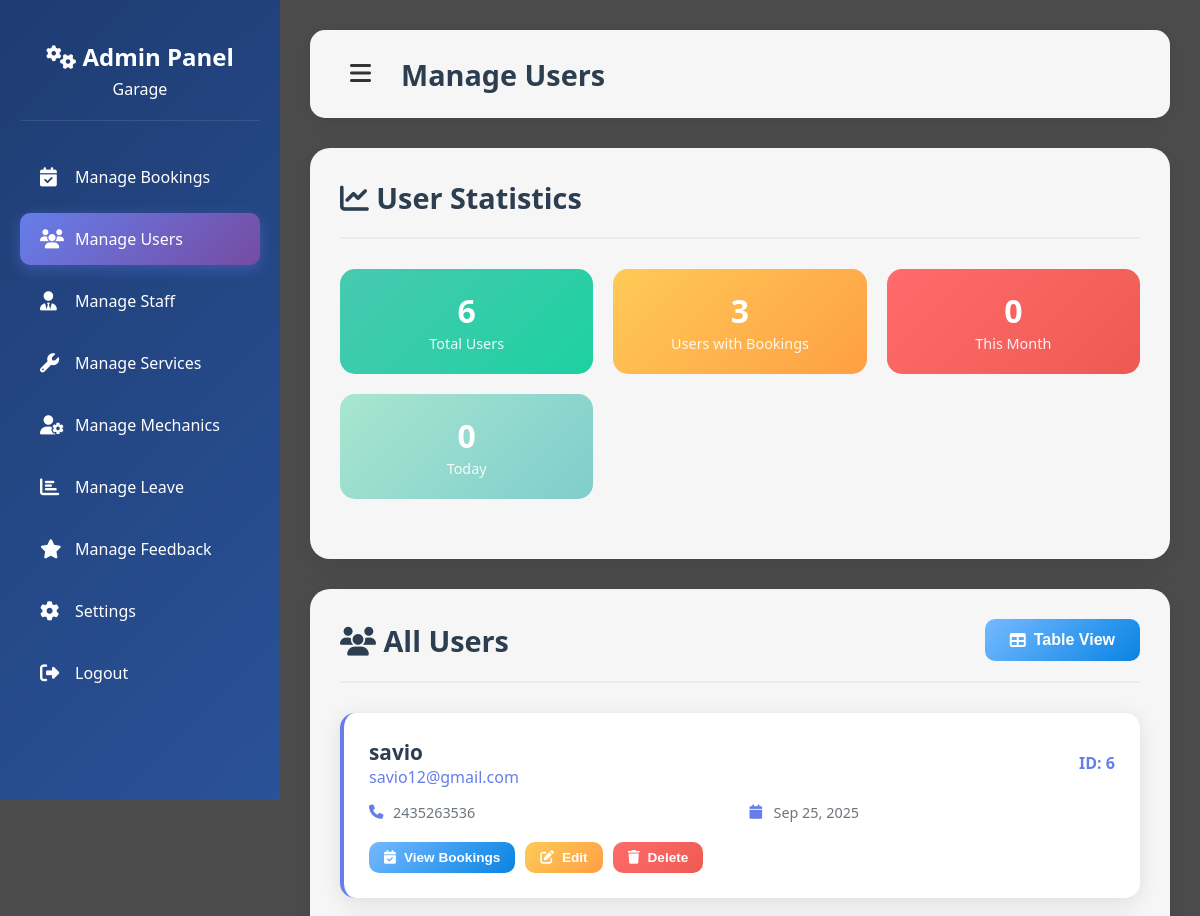
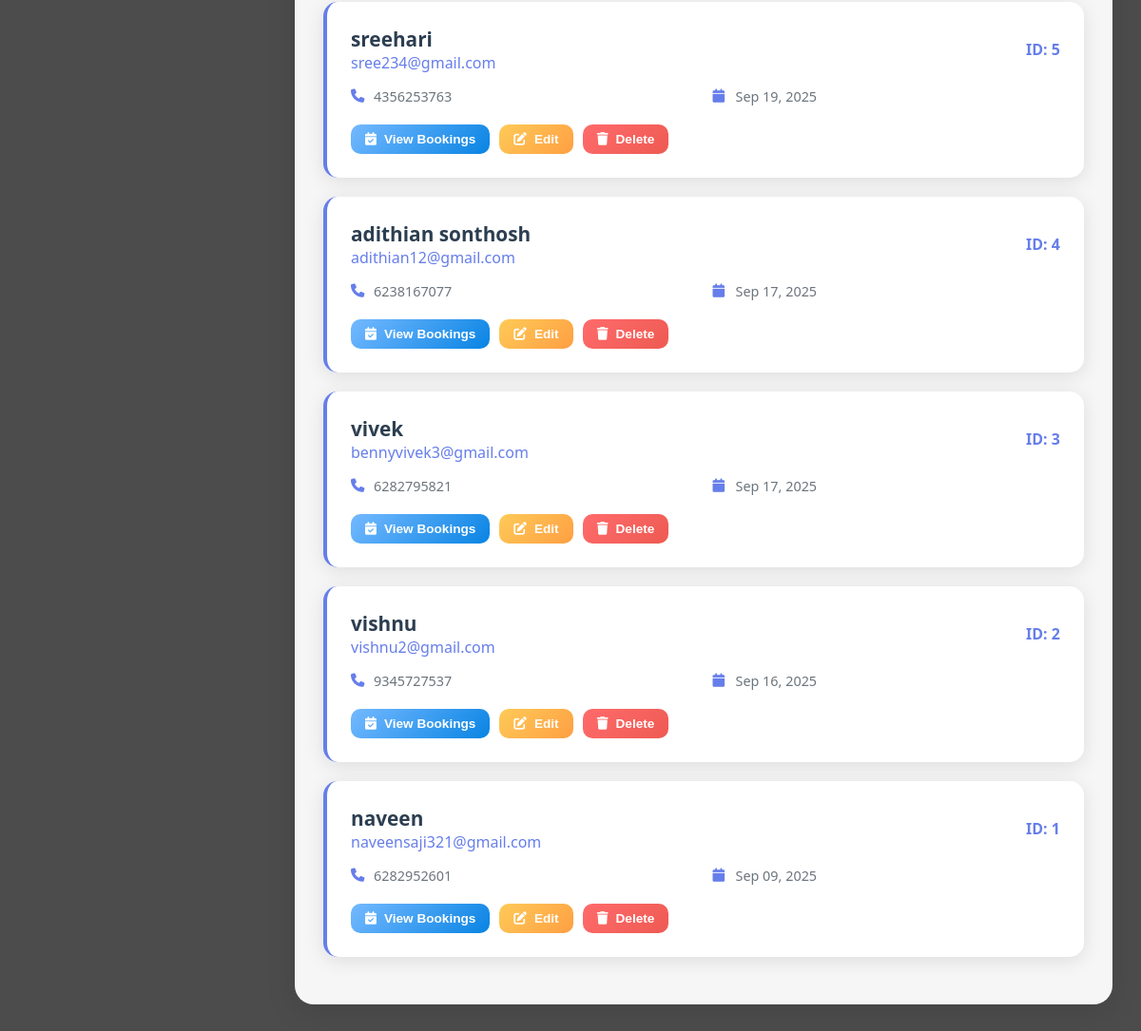
Screenshot of /manage_users.php (signed in) with the database file from the repository (2 pictures, top to bottom).
### tables this page shows
CREATE TABLE `register` (
  `user_id` int(11) NOT NULL,
  `name` varchar(30) DEFAULT NULL,
  `email` varchar(50) DEFAULT NULL,
  `password` varchar(255) DEFAULT NULL,
  `phonenumber` varchar(10) DEFAULT NULL,
  `profile_picture` varchar(255) DEFAULT NULL,
  `created_at` timestamp NOT NULL DEFAULT current_timestamp()
);

### manage_users.php (the view, shortened to what this page needs)
<?php
$host = "localhost";
$user = "root";
$pass = "";
$db   = "login";
$conn = new mysqli($host, $user, $pass, $db);
$users_query = "SELECT * FROM register ORDER BY created_at DESC";
$users_result = $conn->query($users_query);
$total_users_query = "SELECT COUNT(*) as total FROM register";
$total_users_result = $conn->query($total_users_query);
$total_users = $total_users_result->fetch_assoc()['total'];
$users_with_bookings_query = "SELECT COUNT(DISTINCT user_id) as count FROM bookings";
$users_with_bookings_result = $conn->query($users_with_bookings_query);
$users_with_bookings = $users_with_bookings_result->fetch_assoc()['count'];
$this_month_query = "SELECT COUNT(*) as count FROM register WHERE MONTH(created_at) = MONTH(CURDATE()) AND YEAR(created_at) = YEAR(CURDATE())";
$this_month_result = $conn->query($this_month_query);
$this_month_users = $this_month_result->fetch_assoc()['count'];
$today_query = "SELECT COUNT(*) as count FROM register WHERE DATE(created_at) = CURDATE()";
$today_result = $conn->query($today_query);
$today_users = $today_result->fetch_assoc()['count'];
?>
<!DOCTYPE html>
<html lang="en">
<head>
    <link href="https://cdnjs.cloudflare.com/ajax/libs/font-awesome/6.4.0/css/all.min.css" rel="stylesheet">
</head>
<body>
    <aside class="sidebar" id="sidebar">
        <div class="sidebar-header">
            <h2><i class="fas fa-cogs"></i> Admin Panel</h2>
            <p>Garage</p>
        </div>
        <nav>
            <ul class="nav-menu">
                <li class="nav-item">
                    <a href="adminbookingview.php" class="nav-link">
                        <i class="fas fa-calendar-check"></i>
                        <span>Manage Bookings</span>
                    </a>
                </li>
                <li class="nav-item">
                    <a href="manage_users.php" class="nav-link active">
                        <i class="fas fa-users"></i>
                        <span>Manage Users</span>
                    </a>
                </li>
                <li class="nav-item">
                    <a href="manage_staff.php" class="nav-link">
                        <i class="fas fa-user-tie"></i>
                        <span>Manage Staff</span>
                    </a>
                </li>
                <li class="nav-item">
                    <a href="admin.php" class="nav-link">
                        <i class="fas fa-wrench"></i>
                        <span>Manage Services</span>
                    </a>
                </li>
                 <li class="nav-item">
                    <a href="manage_mechanics.php" class="nav-link">
                        <i class="fas fa-user-cog"></i>
                        <span>Manage Mechanics</span>
                    </a>
                </li>
                <li class="nav-item">
                    <a href="manage_leaves.php" class="nav-link">
                        <i class="fas fa-chart-bar"></i>
                        <span>Manage Leave</span>
                    </a>
                </li>
                 <li class="nav-item">
                    <a href="manage_feedback.php" class="nav-link">
                        <i class="fas fa-star"></i>
                        <span>Manage Feedback</span>
                    </a>
                </li>
                <li class="nav-item">
                    <a href="settingsadmin.php" class="nav-link">
                        <i class="fas fa-cog"></i>
                        <span>Settings</span>
                    </a>
                </li>
                <li class="nav-item">
                    <a href="logout.php" class="nav-link">
                        <i class="fas fa-sign-out-alt"></i>
                        <span>Logout</span>
                    </a>
                </li>
            </ul>
        </nav>
    </aside>
    <main class="main-content" id="mainContent">
        <div class="top-bar">
            <div style="display: flex; align-items: center; gap: 20px;">
                <button class="menu-toggle" onclick="toggleSidebar()">
                    <i class="fas fa-bars"></i>
                </button>
                <h1>Manage Users</h1>
            </div>
        </div>
        <div class="content-card">
            <div class="content-header">
                <h2><i class="fas fa-chart-line"></i> User Statistics</h2>
            </div>
            <div class="stats-grid">
                <div class="stat-item users">
                    <span class="stat-number"><?php echo $total_users; ?></span>
                    <span class="stat-label">Total Users</span>
                </div>
                <div class="stat-item bookings">
                    <span class="stat-number"><?php echo $users_with_bookings; ?></span>
                    <span class="stat-label">Users with Bookings</span>
                </div>
                <div class="stat-item month">
                    <span class="stat-number"><?php echo $this_month_users; ?></span>
                    <span class="stat-label">This Month</span>
                </div>
                <div class="stat-item today">
                    <span class="stat-number"><?php echo $today_users; ?></span>
                    <span class="stat-label">Today</span>
                </div>
            </div>
        </div>
        <div class="content-card">
            <div class="content-header">
                <h2><i class="fas fa-users"></i> All Users</h2>
                <div>
                    <button class="btn btn-info" onclick="toggleView()">
                        <i class="fas fa-table"></i> <span id="viewToggleText">Table View</span>
                    </button>
                </div>
            </div>
            <div id="cardView">
                <?php if ($users_result && $users_result->num_rows > 0): ?>
                    <?php while ($user = $users_result->fetch_assoc()): ?>
                        <div class="user-card">
                            <div class="user-header">
                                <div>
                                    <div class="user-name"><?php echo htmlspecialchars($user['name']); ?></div>
                                    <div class="user-email"><?php echo htmlspecialchars($user['email']); ?></div>
                                </div>
                                <div>
                                    <span class="stat-number" style="font-size: 1rem; color: #667eea;">
                                        ID: <?php echo $user['user_id']; ?>
                                    </span>
                                </div>
                            </div>
                            <div class="user-details">
                                <div class="detail-item">
                                    <i class="fas fa-phone"></i>
                                    <?php echo htmlspecialchars($user['phonenumber']); ?>
                                </div>
                                <div class="detail-item">
                                    <i class="fas fa-calendar"></i>
                                    <?php echo date('M d, Y', strtotime($user['created_at'])); ?>
                                </div>
                            </div>
                            <div class="user-actions">
                                <button class="btn btn-info btn-sm" onclick="viewUserBookings(<?php echo $user['user_id']; ?>, '<?php echo htmlspecialchars($user['name']); ?>')">
                                    <i class="fas fa-calendar-check"></i> View Bookings
                                </button>
                                <button class="btn btn-warning btn-sm" onclick="editUser(
                                    <?php echo $user['user_id']; ?>,
                                    '<?php echo htmlspecialchars(addslashes($user['name'])); ?>',
                                    '<?php echo htmlspecialchars(addslashes($user['email'])); ?>',
                                    '<?php echo htmlspecialchars(addslashes($user['phonenumber'])); ?>'
                                )">
                                    <i class="fas fa-edit"></i> Edit
                                </button>
                                <form method="POST" action="manage_users.php" style="display:inline-block;" onsubmit="return confirm('Are you sure you want to delete this user? This will also delete all their bookings and vehicles.')">
                                    <button type="submit" class="btn btn-danger btn-sm">
                                        <i class="fas fa-trash"></i> Delete
                                    </button>
                                </form>
                            </div>
                        </div>
                    <?php endwhile; ?>
                <?php else: ?>
                    <p>No users found.</p>
                <?php endif; ?>
            </div>
        </div>
    </main>
</body>
</html>

### manage_users.php (style rules this page uses)
* { margin: 0; padding: 0; box-sizing: border-box; }
body { font-family: 'Segoe UI', Tahoma, Geneva, Verdana, sans-serif; background: url('images/admin.jpg') center/cover no-repeat fixed; min-height: 100vh; position: relative; }
body::before { content: ''; position: fixed; inset: 0; background: rgba(0, 0, 0, 0.7); z-index: -1; }
.sidebar { position: fixed; left: 0; top: 0; width: 280px; height: 100vh; background: linear-gradient(135deg, #1e3c72, #2a5298); color: white; padding: 20px; overflow-y: auto; z-index: 1000; transition: transform 0.3s ease; }
.sidebar-header { text-align: center; padding: 20px 0; border-bottom: 1px solid rgba(255, 255, 255, 0.1); margin-bottom: 30px; }
.sidebar-header h2 { font-size: 1.5rem; margin-bottom: 5px; }
.nav-menu { list-style: none; }
.nav-item { margin-bottom: 10px; }
.nav-link { display: flex; align-items: center; padding: 15px 20px; color: white; text-decoration: none; border-radius: 10px; transition: all 0.3s ease; }
.nav-link.active { background: linear-gradient(135deg, #667eea, #764ba2); box-shadow: 0 4px 15px rgba(102, 126, 234, 0.4); }
.nav-link i { margin-right: 15px; font-size: 1.2rem; width: 20px; }
.main-content { margin-left: 280px; padding: 30px; min-height: 100vh; transition: margin-left 0.3s ease; }
.top-bar { background: rgba(255, 255, 255, 0.95); backdrop-filter: blur(10px); padding: 20px 30px; border-radius: 15px; margin-bottom: 30px; display: flex; justify-content: space-between; align-items: center; box-shadow: 0 4px 20px rgba(0, 0, 0, 0.1); }
.menu-toggle { background: none; border: none; font-size: 1.5rem; color: #333; cursor: pointer; padding: 10px; border-radius: 5px; transition: background 0.3s ease; }
.top-bar h1 { color: #2c3e50; font-size: 1.8rem; }
.content-card { background: rgba(255, 255, 255, 0.95); backdrop-filter: blur(10px); padding: 30px; border-radius: 20px; box-shadow: 0 8px 32px rgba(0, 0, 0, 0.1); margin-bottom: 30px; }
.content-header { display: flex; justify-content: space-between; align-items: center; margin-bottom: 30px; padding-bottom: 20px; border-bottom: 2px solid #e9ecef; }
.content-header h2 { color: #2c3e50; font-size: 1.8rem; }
.stats-grid { display: grid; grid-template-columns: repeat(auto-fit, minmax(200px, 1fr)); gap: 20px; margin-bottom: 30px; }
.stat-item { background: linear-gradient(135deg, #667eea, #764ba2); color: white; padding: 20px; border-radius: 15px; text-align: center; transition: transform 0.3s ease; }
.stat-item.users { background: linear-gradient(135deg, #48c9b0, #1dd1a1); }
.stat-item.bookings { background: linear-gradient(135deg, #feca57, #ff9f43); }
.stat-item.month { background: linear-gradient(135deg, #ff6b6b, #ee5a52); }
.stat-item.today { background: linear-gradient(135deg, #a8e6cf, #7fcdcd); }
.stat-number { font-size: 2rem; font-weight: bold; display: block; }
.stat-label { font-size: 0.9rem; opacity: 0.9; }
.btn { padding: 12px 25px; border: none; border-radius: 10px; font-size: 1rem; font-weight: 600; cursor: pointer; transition: all 0.3s ease; text-decoration: none; display: inline-flex; align-items: center; gap: 8px; }
.btn-warning { background: linear-gradient(135deg, #feca57, #ff9f43); color: white; }
.btn-danger { background: linear-gradient(135deg, #ff6b6b, #ee5a52); color: white; }
.btn-info { background: linear-gradient(135deg, #74b9ff, #0984e3); color: white; }
.btn-sm { padding: 8px 15px; font-size: 0.85rem; }
.user-actions { display: flex; gap: 10px; flex-wrap: wrap; }
.user-card { background: white; border-radius: 15px; padding: 25px; box-shadow: 0 4px 20px rgba(0, 0, 0, 0.1); margin-bottom: 20px; transition: transform 0.3s ease; border-left: 4px solid #667eea; }
.user-header { display: flex; justify-content: space-between; align-items: center; margin-bottom: 15px; }
.user-name { font-size: 1.3rem; font-weight: 700; color: #2c3e50; }
.user-email { color: #667eea; font-size: 1rem; }
.user-details { display: grid; grid-template-columns: repeat(auto-fit, minmax(200px, 1fr)); gap: 15px; margin-bottom: 20px; }
.detail-item { display: flex; align-items: center; gap: 8px; font-size: 0.9rem; color: #6c757d; }
.detail-item i { color: #667eea; width: 16px; }

### rows the page displays
register: name "savio", email "savio12@gmail.com", user_id "6", phonenumber "2435263536", created_at "Sep 25, 2025"
register: name "sreehari", email "sree234@gmail.com", user_id "5", phonenumber "4356253763", created_at "Sep 19, 2025"
register: name "adithian sonthosh", email "adithian12@gmail.com", user_id "4", phonenumber "6238167077", created_at "Sep 17, 2025"
register: name "vivek", email "bennyvivek3@gmail.com", user_id "3", phonenumber "6282795821", created_at "Sep 17, 2025"
register: name "vishnu", email "vishnu2@gmail.com", user_id "2", phonenumber "9345727537", created_at "Sep 16, 2025"
register: name "naveen", email "naveensaji321@gmail.com", user_id "1", phonenumber "6282952601", created_at "Sep 09, 2025"

### other values shown
$total_users "6"
$users_with_bookings "3"
$this_month_users "0"
$today_users "0"
